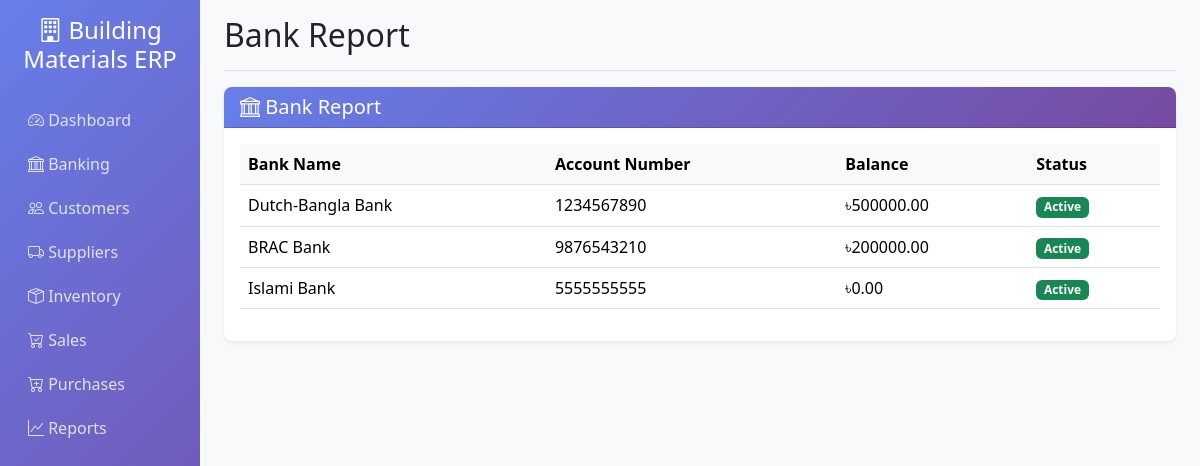
/accounting/reports/bank/, run on the app's committed database.
### accounting/models.py (models this page shows, shortened)
class BankAccount(models.Model):
    name = models.CharField(max_length=100)
    account_number = models.CharField(max_length=50)
    bank_name = models.CharField(max_length=100)
    branch = models.CharField(max_length=100, blank=True)
    opening_balance = models.DecimalField(max_digits=15, decimal_places=2, default=0)
    current_balance = models.DecimalField(max_digits=15, decimal_places=2, default=0)
    is_active = models.BooleanField(default=True)
    created_at = models.DateTimeField(auto_now_add=True)
    updated_at = models.DateTimeField(auto_now=True)
    class Meta:
        verbose_name = "Bank Account"
        verbose_name_plural = "Bank Accounts"

### accounting/views.py (the view)
# urls.py: path('reports/bank/', views.BankReportView.as_view(), name='bank_report'),
class BankReportView(ListView):
    model = BankAccount
    template_name = 'accounting/bank_report.html'
    context_object_name = 'reports'

### templates/accounting/bank_report.html
{% extends 'base.html' %}
{% block page_title %}Bank Report{% endblock %}
{% block content %}
<div class="row">
    <div class="col-12">
        <div class="card">
            <div class="card-header">
                <h5 class="mb-0">
                    <i class="bi bi-bank"></i>
                    Bank Report
                </h5>
            </div>
            <div class="card-body">
                {% if reports %}
                <div class="table-responsive">
                    <table class="table table-hover">
                        <thead>
                            <tr>
                                <th>Bank Name</th>
                                <th>Account Number</th>
                                <th>Balance</th>
                                <th>Status</th>
                            </tr>
                        </thead>
                        <tbody>
                            {% for bank in reports %}
                            <tr>
                                <td>{{ bank.bank_name }}</td>
                                <td>{{ bank.account_number }}</td>
                                <td>৳{{ bank.current_balance|floatformat:2 }}</td>
                                <td>
                                    {% if bank.is_active %}
                                        <span class="badge bg-success">Active</span>
                                    {% else %}
                                        <span class="badge bg-danger">Inactive</span>
                                    {% endif %}
                                </td>
                            </tr>
                            {% endfor %}
                        </tbody>
                    </table>
                </div>
                {% else %}
                <div class="text-center py-4">
                    <i class="bi bi-bank text-muted" style="font-size: 3rem;"></i>
                    <p class="text-muted mt-3">No bank accounts found.</p>
                </div>
                {% endif %}
            </div>
        </div>
    </div>
</div>
{% endblock %}

### templates/base.html (style rules this page uses)
.card { border: none; box-shadow: 0 0.125rem 0.25rem rgba(0, 0, 0, 0.075); border-radius: 0.5rem; }
.card-header { background: linear-gradient(135deg, #667eea 0%, #764ba2 100%); color: white; border-radius: 0.5rem 0.5rem 0 0 !important; }
.table th { background-color: #f8f9fa; border-top: none; }

### data on the page
BankAccount: bank_name "Dutch-Bangla Bank", account_number "1234567890", current_balance "500000.00", is_active "Active"
BankAccount: bank_name "BRAC Bank", account_number "9876543210", current_balance "200000.00", is_active "Active"
BankAccount: bank_name "Islami Bank", account_number "5555555555", current_balance "0.00", is_active "Active"
